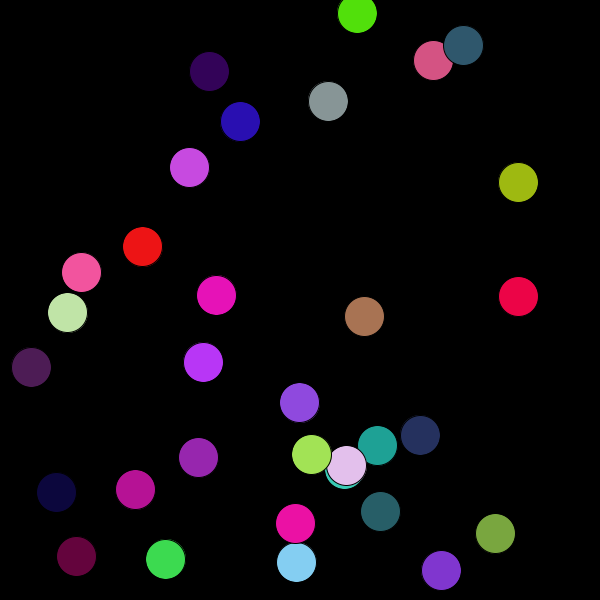
Frame 1 (no input)
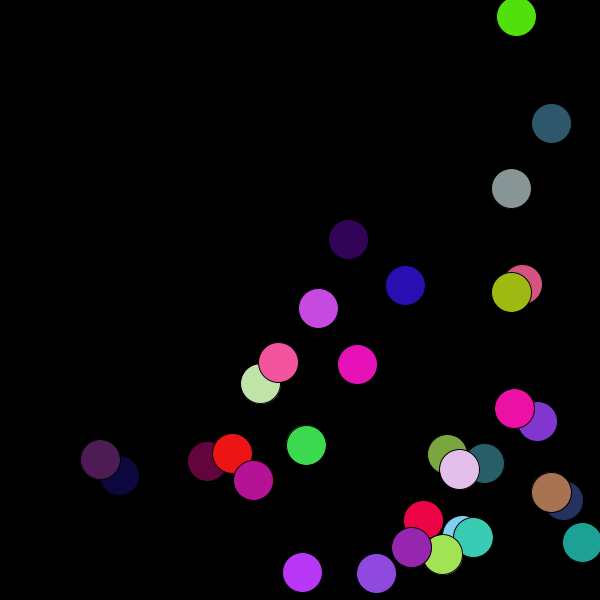
Frame 60 (the mouse pressed at the canvas centre just before this capture)
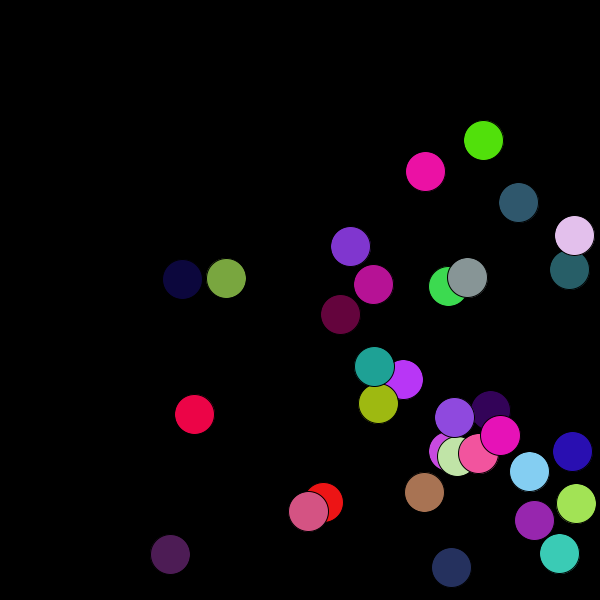
Frame 120 (the mouse held since frame 60 and released just before this capture)

The Processing sketch that drew these frames (run headless with seeded random() and noise(); from frame 60 on, the mouse is pressed at the canvas centre):

// Processing sketch: Chain_Reacts
// ── Chain_Reacts.pde
// Caliente: Aaron Li, Joan Chirinos, George Liang
// APCS2 pd8
// HW53 -- All That Bouncin'
// 2018-05-23

// instance vars
ArrayList<Ball> balls; // stores balls

// setup sets window and creates balls
void setup() {
  size(600, 600);
  background(0, 0, 0);
  int numBalls = (int)(random(25, 36));
  balls = new ArrayList<Ball>();
  for (int i = 0; i < numBalls; i++) {
    float x = random(16, 584);
    float y = random(16, 584);
    balls.add(new Ball(0, x, y));
  }
}

// if toggled, move
void draw() {
  background(0, 0, 0);
  for (int i = 0; i < balls.size(); i++) {
    Ball test1 = balls.get(i);
    for (int otherBall = i + 1; otherBall < balls.size(); otherBall++) {
      Ball test2 = balls.get(otherBall);
      if (touching(test1, test2)) {
        if ((test1.state == 1 || test1.state == 2) && test2.state == 0) {
          test2.state = 1;
        }
        else if ((test2.state == 1 || test2.state == 2) && test1.state == 0) {
          test1.state = 1;
        }
      }
    }
    test1.action();
  }
}

void mouseClicked() {
  balls.add(new Ball(1, mouseX, mouseY));
}

boolean touching(Ball b1, Ball b2) {
  return pow(b1.x - b2.x, 2) + pow(b1.y - b2.y, 2) < pow(b1.rad + b2.rad, 2);
}

// ── Ball.pde
// Caliente: Aaron Li, Joan Chirinos, George Liang
// APCS2 pd8
// HW53 -- All That Bouncin'
// 2018-05-23

class Ball {

  //states
  final static int MOVING = 0;
  final static int GROWING = 1;
  final static int SHRINKING = 2;
  final static int DEAD = 3;
  final float CHANGE_FACTOR = 0.5;
  final float MAX_RADIUS = 65;


  // instance vars
  float x, y, size, rad, dx, dy;
  int state;
  color c;

  Ball(int newState, float newX, float newY) {
    state = newState;
    x = newX;
    y = newY;
    c = color(random(255), random(255), random(255));
    size = 40;
    rad = size / 2.0;
    dx = random(1, 4);
    dy = random(1, 4);
  }

  void action() {
    fill(c);
    if (state == MOVING) move();
    else if (state == GROWING) grow();
    else if (state == SHRINKING) shrink();
  }

  void move() {
    if (x <= rad || x >= 600 - rad) dx *= -1;
    else if (y <= rad || y >= 600 - rad) dy *= -1;
    x += dx;
    y += dy;
    ellipse(x, y, size, size);
  }

  void grow() {
    if (rad < MAX_RADIUS) {
      size += CHANGE_FACTOR;
      rad = size / 2.0;
      ellipse(x, y, size, size);
    } else state = SHRINKING;
  }

  void shrink() {
    if (rad > 0) {
      size -= CHANGE_FACTOR;
      rad = size / 2.0;
      ellipse(x, y, size, size);
    } else state = DEAD;
  }
}
